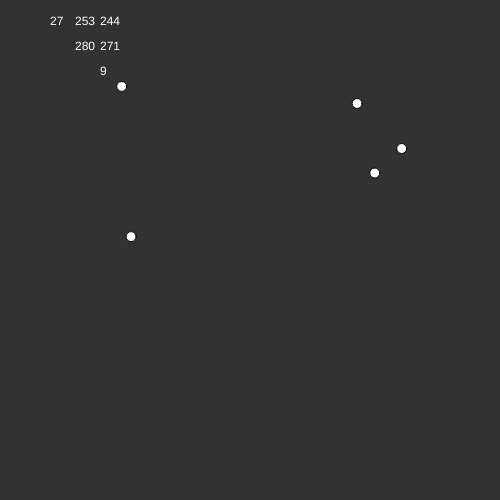
Frame 1 (no input)
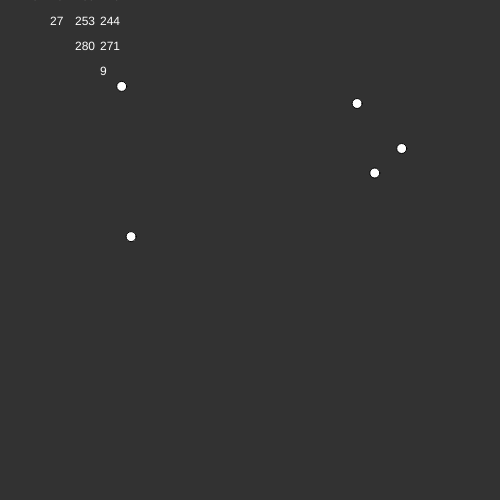
Frame 2 (the mouse pressed at the canvas centre, redrawn once)

The p5.js sketch that drew these frames (run headless with seeded random() and noise() and a simulated clock; the mouse was pressed at the canvas centre and the sketch redrawn once):

// p5.js sketch
// ── sketch.js
let balls = [];


class Ball{
    constructor(){
        this.x = random(0, 500);
        this.y = random(0, 500);
        this.index = 0;
    }

    render(){
        fill(255)
        ellipse(this.x, this.y, 10);    
    }
}

function setup(){
    createCanvas(500, 500)

    for (let x = 0; x <5 ; x++){
        balls.push(new Ball())
    }
}
    
function draw(){
    background(50);
    noLoop();

 
    for (let x = 0; x < balls.length ; x++){ 
        for (let i = x + 1; i < balls.length; i++){
            // diff of Xs
            let diffX = balls[x].x - balls[i].x
            // diff of Ys
            let diffY = balls[x].y - balls[i].y
            // calc distance
            let distance = Math.sqrt((diffX * diffX), + (diffY * diffY))

            
            text(distance.toFixed(0), 25*i, 25*x)

            // displays checked distances for each ball
            console.log("Distance between ellipses " + x + " and " + i + " " + distance);
        }

    balls[x].render();
    }
}
